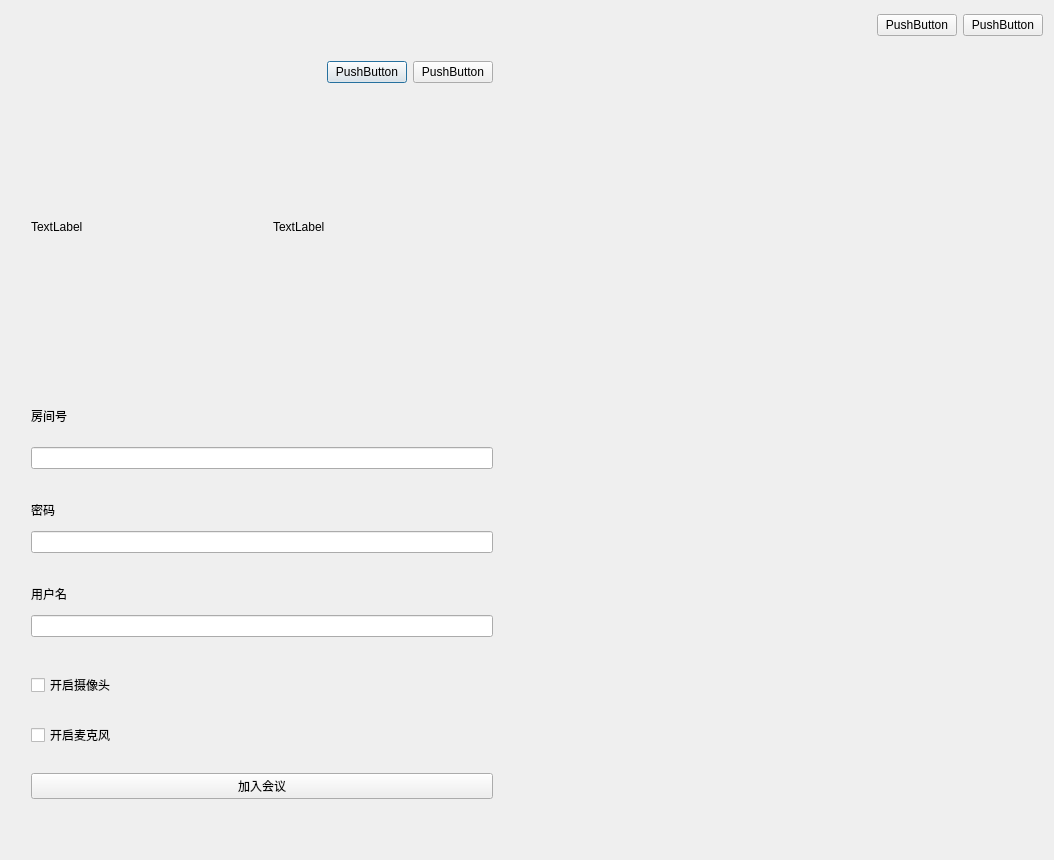
<?xml version="1.0" encoding="UTF-8"?>
<ui version="4.0">
 <class>CLoginDlgClass</class>
 <widget class="QDialog" name="CLoginDlgClass">
  <property name="geometry">
   <rect>
    <x>0</x>
    <y>0</y>
    <width>1054</width>
    <height>860</height>
   </rect>
  </property>
  <property name="windowTitle">
   <string>CLoginDlg</string>
  </property>
  <layout class="QHBoxLayout" name="horizontalLayout">
   <property name="leftMargin">
    <number>0</number>
   </property>
   <property name="topMargin">
    <number>0</number>
   </property>
   <property name="rightMargin">
    <number>0</number>
   </property>
   <property name="bottomMargin">
    <number>0</number>
   </property>
   <item>
    <widget class="QWidget" name="widget_left" native="true">
     <property name="minimumSize">
      <size>
       <width>400</width>
       <height>0</height>
      </size>
     </property>
     <layout class="QVBoxLayout" name="verticalLayout_3">
      <item>
       <spacer name="verticalSpacer_2">
        <property name="orientation">
         <enum>Qt::Vertical</enum>
        </property>
        <property name="sizeType">
         <enum>QSizePolicy::Fixed</enum>
        </property>
        <property name="sizeHint" stdset="0">
         <size>
          <width>20</width>
          <height>50</height>
         </size>
        </property>
       </spacer>
      </item>
      <item>
       <layout class="QHBoxLayout" name="horizontalLayout_5">
        <item>
         <spacer name="horizontalSpacer_3">
          <property name="orientation">
           <enum>Qt::Horizontal</enum>
          </property>
          <property name="sizeType">
           <enum>QSizePolicy::Fixed</enum>
          </property>
          <property name="sizeHint" stdset="0">
           <size>
            <width>20</width>
            <height>20</height>
           </size>
          </property>
         </spacer>
        </item>
        <item>
         <layout class="QVBoxLayout" name="verticalLayout_2">
          <item>
           <layout class="QHBoxLayout" name="horizontalLayout_3">
            <item>
             <spacer name="horizontalSpacer_2">
              <property name="orientation">
               <enum>Qt::Horizontal</enum>
              </property>
              <property name="sizeHint" stdset="0">
               <size>
                <width>40</width>
                <height>20</height>
               </size>
              </property>
             </spacer>
            </item>
            <item>
             <widget class="QPushButton" name="btnNetStatus">
              <property name="text">
               <string>PushButton</string>
              </property>
             </widget>
            </item>
            <item>
             <widget class="QPushButton" name="btnSet">
              <property name="text">
               <string>PushButton</string>
              </property>
             </widget>
            </item>
           </layout>
          </item>
          <item>
           <layout class="QHBoxLayout" name="horizontalLayout_4">
            <item>
             <widget class="QLabel" name="label_logo">
              <property name="text">
               <string>TextLabel</string>
              </property>
             </widget>
            </item>
            <item>
             <spacer name="horizontalSpacer_5">
              <property name="orientation">
               <enum>Qt::Horizontal</enum>
              </property>
              <property name="sizeType">
               <enum>QSizePolicy::Fixed</enum>
              </property>
              <property name="sizeHint" stdset="0">
               <size>
                <width>15</width>
                <height>20</height>
               </size>
              </property>
             </spacer>
            </item>
            <item>
             <widget class="QLabel" name="label_name">
              <property name="text">
               <string>TextLabel</string>
              </property>
             </widget>
            </item>
           </layout>
          </item>
          <item>
           <spacer name="verticalSpacer_10">
            <property name="orientation">
             <enum>Qt::Vertical</enum>
            </property>
            <property name="sizeType">
             <enum>QSizePolicy::Fixed</enum>
            </property>
            <property name="sizeHint" stdset="0">
             <size>
              <width>20</width>
              <height>30</height>
             </size>
            </property>
           </spacer>
          </item>
          <item>
           <widget class="QLabel" name="label_3">
            <property name="minimumSize">
             <size>
              <width>0</width>
              <height>30</height>
             </size>
            </property>
            <property name="maximumSize">
             <size>
              <width>16777215</width>
              <height>30</height>
             </size>
            </property>
            <property name="text">
             <string>房间号</string>
            </property>
           </widget>
          </item>
          <item>
           <spacer name="verticalSpacer_4">
            <property name="orientation">
             <enum>Qt::Vertical</enum>
            </property>
            <property name="sizeType">
             <enum>QSizePolicy::Fixed</enum>
            </property>
            <property name="sizeHint" stdset="0">
             <size>
              <width>20</width>
              <height>10</height>
             </size>
            </property>
           </spacer>
          </item>
          <item>
           <widget class="QLineEdit" name="lineEdit_roomId"/>
          </item>
          <item>
           <spacer name="verticalSpacer_5">
            <property name="orientation">
             <enum>Qt::Vertical</enum>
            </property>
            <property name="sizeType">
             <enum>QSizePolicy::Fixed</enum>
            </property>
            <property name="sizeHint" stdset="0">
             <size>
              <width>20</width>
              <height>20</height>
             </size>
            </property>
           </spacer>
          </item>
          <item>
           <widget class="QLabel" name="label_5">
            <property name="minimumSize">
             <size>
              <width>0</width>
              <height>30</height>
             </size>
            </property>
            <property name="maximumSize">
             <size>
              <width>16777215</width>
              <height>30</height>
             </size>
            </property>
            <property name="text">
             <string>密码</string>
            </property>
           </widget>
          </item>
          <item>
           <widget class="QLineEdit" name="lineEdit_pwd"/>
          </item>
          <item>
           <spacer name="verticalSpacer_9">
            <property name="orientation">
             <enum>Qt::Vertical</enum>
            </property>
            <property name="sizeType">
             <enum>QSizePolicy::Fixed</enum>
            </property>
            <property name="sizeHint" stdset="0">
             <size>
              <width>20</width>
              <height>20</height>
             </size>
            </property>
           </spacer>
          </item>
          <item>
           <widget class="QLabel" name="label_4">
            <property name="minimumSize">
             <size>
              <width>0</width>
              <height>30</height>
             </size>
            </property>
            <property name="maximumSize">
             <size>
              <width>16777215</width>
              <height>30</height>
             </size>
            </property>
            <property name="text">
             <string>用户名</string>
            </property>
           </widget>
          </item>
          <item>
           <widget class="QLineEdit" name="lineEdit_userName"/>
          </item>
          <item>
           <spacer name="verticalSpacer_7">
            <property name="orientation">
             <enum>Qt::Vertical</enum>
            </property>
            <property name="sizeType">
             <enum>QSizePolicy::Fixed</enum>
            </property>
            <property name="sizeHint" stdset="0">
             <size>
              <width>20</width>
              <height>30</height>
             </size>
            </property>
           </spacer>
          </item>
          <item>
           <widget class="QCheckBox" name="checkBox">
            <property name="text">
             <string>开启摄像头</string>
            </property>
           </widget>
          </item>
          <item>
           <spacer name="verticalSpacer_8">
            <property name="orientation">
             <enum>Qt::Vertical</enum>
            </property>
            <property name="sizeType">
             <enum>QSizePolicy::Fixed</enum>
            </property>
            <property name="sizeHint" stdset="0">
             <size>
              <width>20</width>
              <height>20</height>
             </size>
            </property>
           </spacer>
          </item>
          <item>
           <widget class="QCheckBox" name="checkBox_2">
            <property name="text">
             <string>开启麦克风</string>
            </property>
           </widget>
          </item>
          <item>
           <spacer name="verticalSpacer_6">
            <property name="orientation">
             <enum>Qt::Vertical</enum>
            </property>
            <property name="sizeType">
             <enum>QSizePolicy::Fixed</enum>
            </property>
            <property name="sizeHint" stdset="0">
             <size>
              <width>20</width>
              <height>20</height>
             </size>
            </property>
           </spacer>
          </item>
          <item>
           <widget class="QPushButton" name="btnJoin">
            <property name="text">
             <string>加入会议</string>
            </property>
           </widget>
          </item>
         </layout>
        </item>
        <item>
         <spacer name="horizontalSpacer_4">
          <property name="orientation">
           <enum>Qt::Horizontal</enum>
          </property>
          <property name="sizeType">
           <enum>QSizePolicy::Fixed</enum>
          </property>
          <property name="sizeHint" stdset="0">
           <size>
            <width>20</width>
            <height>20</height>
           </size>
          </property>
         </spacer>
        </item>
       </layout>
      </item>
      <item>
       <spacer name="verticalSpacer_3">
        <property name="orientation">
         <enum>Qt::Vertical</enum>
        </property>
        <property name="sizeType">
         <enum>QSizePolicy::Fixed</enum>
        </property>
        <property name="sizeHint" stdset="0">
         <size>
          <width>20</width>
          <height>50</height>
         </size>
        </property>
       </spacer>
      </item>
     </layout>
    </widget>
   </item>
   <item>
    <widget class="QWidget" name="widget_right" native="true">
     <property name="minimumSize">
      <size>
       <width>300</width>
       <height>600</height>
      </size>
     </property>
     <property name="maximumSize">
      <size>
       <width>540</width>
       <height>854</height>
      </size>
     </property>
     <layout class="QVBoxLayout" name="verticalLayout">
      <item>
       <layout class="QHBoxLayout" name="horizontalLayout_2">
        <item>
         <spacer name="horizontalSpacer">
          <property name="orientation">
           <enum>Qt::Horizontal</enum>
          </property>
          <property name="sizeHint" stdset="0">
           <size>
            <width>40</width>
            <height>20</height>
           </size>
          </property>
         </spacer>
        </item>
        <item>
         <widget class="QPushButton" name="btnMin">
          <property name="text">
           <string>PushButton</string>
          </property>
         </widget>
        </item>
        <item>
         <widget class="QPushButton" name="btnClose">
          <property name="text">
           <string>PushButton</string>
          </property>
         </widget>
        </item>
       </layout>
      </item>
      <item>
       <spacer name="verticalSpacer">
        <property name="orientation">
         <enum>Qt::Vertical</enum>
        </property>
        <property name="sizeHint" stdset="0">
         <size>
          <width>20</width>
          <height>619</height>
         </size>
        </property>
       </spacer>
      </item>
     </layout>
    </widget>
   </item>
  </layout>
 </widget>
 <layoutdefault spacing="6" margin="11"/>
 <resources>
  <include location="HelloMeeting.qrc"/>
 </resources>
 <connections/>
</ui>
